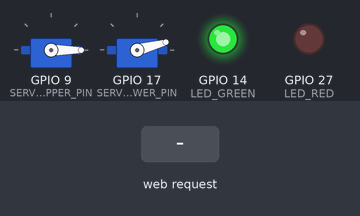
A sketch run on a simulated ESP32. On the bench: 2 × servo, output pins drawn as LEDs (lit = HIGH). Inputs (shaded band) come from the test bench. WiFi joins after 1.5 s; servers stay silent unless stated; what the sketch prints to the serial monitor is not drawn.

Above: at 2.7 s.
2.8 s: HTTP request GET /set?upper=120 received
At 3.9 s:
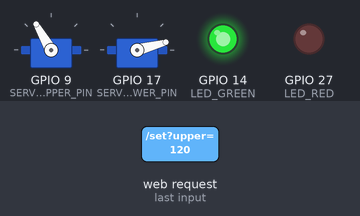
4.3 s: HTTP request GET /set?lower=120 received
At 5.1 s:
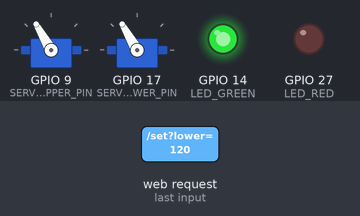
5.8 s: HTTP request GET /state?s=1 received
At 6.2 s:
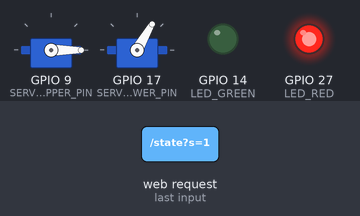
7.3 s: HTTP request GET /set?lower=1 received
At 8.5 s:
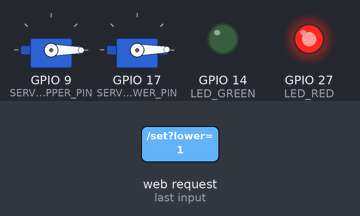
8.8 s: HTTP request GET /set?upper=120&lower=120&s=120 received
At 9.7 s:
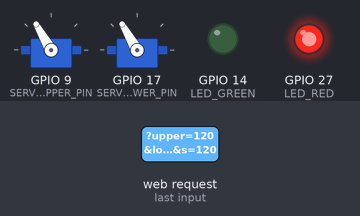
10.3 s: HTTP request GET /set?upper=1 received
At 10.9 s:
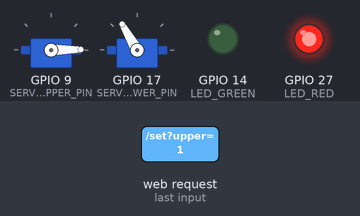
Timing chart, 0 to 12.8 s (numbered marks = the images above; inputs shaded):
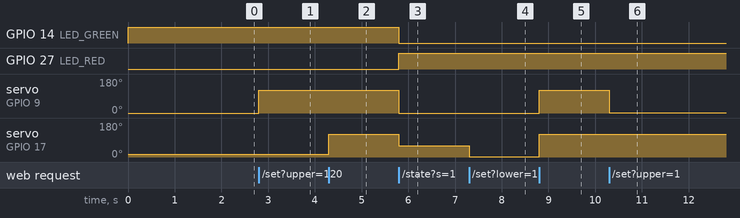

Measured:
- after the input at 2.8 s, servo on GPIO 9 (SERVO_UPPER_PIN): 0° → 120° at once
- after the input at 4.3 s, servo on GPIO 17 (SERVO_LOWER_PIN): 15° → 120° at once
- after the input at 5.8 s, GPIO 14 (LED_GREEN): HIGH → LOW at once; GPIO 27 (LED_RED): LOW → HIGH at once; servo on GPIO 9 (SERVO_UPPER_PIN): 120° → 0° at once; servo on GPIO 17 (SERVO_LOWER_PIN): 120° → 60° at once
- after the input at 7.3 s, servo on GPIO 17 (SERVO_LOWER_PIN): 60° → 1° at once
- after the input at 8.8 s, servo on GPIO 9 (SERVO_UPPER_PIN): 0° → 120° at once; servo on GPIO 17 (SERVO_LOWER_PIN): 1° → 120° at once
- after the input at 10.3 s, servo on GPIO 9 (SERVO_UPPER_PIN): 120° → 1° at once

The sketch:

DispenserControl.ino
```cpp
//Cameron Wade Medicine Dispenser setup
//20/03/25
#include <ESP32Servo.h>
#include <WiFi.h>
#include <WebServer.h>

// WiFi credentials
const char* ssid = "CameronArduino";
const char* password = "CCWCM34PD";

// Servo and LED Pins
#define SERVO_UPPER_PIN 9
#define SERVO_LOWER_PIN 17
#define LED_RED 27 // 34
#define LED_GREEN 14 // 35

// Servo objects
Servo servoUpper;
Servo servoLower;

// Define open and closed positions
const int SERVO_UPPER_OPEN = 0;
const int SERVO_UPPER_CLOSED = 45;
const int SERVO_LOWER_OPEN = 15;
const int SERVO_LOWER_CLOSED = 60;

// Web server on port 80 (IP 192.168.137.240)
WebServer server(80);

void setup() {
    Serial.begin(115200);

    // Attach servos
    servoUpper.attach(SERVO_UPPER_PIN);
    servoLower.attach(SERVO_LOWER_PIN);

    // Set LED pins as output
    pinMode(LED_RED, OUTPUT);
    pinMode(LED_GREEN, OUTPUT);

    //
    setState("OPEN", SERVO_UPPER_OPEN, SERVO_LOWER_OPEN, LOW, HIGH); // Default state OPEN

    // Connect to WiFi
    WiFi.begin(ssid, password);
    Serial.print("Connecting to WiFi");
    while (WiFi.status() != WL_CONNECTED) {
        delay(500);
        Serial.print(".");
    }
    Serial.println("Connected!");
    Serial.println(WiFi.localIP());

    // Define web routes
    server.on("/", HTTP_GET, handleRoot);
    server.on("/set", HTTP_GET, handleSet);
    server.on("/state", HTTP_GET, handleState);

    server.begin();
    Serial.println("Begin Web server");
}

void loop() {
    server.handleClient();
}

void handleRoot() {
    server.send(200, "text/html", R"rawliteral(
        <html>
        <head>
            <title>Servo Control</title>
        </head>
        <body>
            <h1>ESP32 Servo Control</h1>
            <p>Enter angle values:</p>
            <form action="/set">
                Upper Servo: <input type="number" name="upper" min="0" max="180"> <br>
                Lower Servo: <input type="number" name="lower" min="0" max="180"> <br>
                <input type="submit" value="Set Angles">
            </form>
            <h2>Preset States</h2>
            <a href="/state?s=0"><button>OPEN</button></a>
            <a href="/state?s=1"><button>ReadyLoad</button></a>
            <a href="/state?s=2"><button>CLOSED</button></a>
            <a href="/state?s=3"><button>ReadyUnload</button></a>
        </body>
        </html>
    )rawliteral");
}

void handleSet() {
    if (server.hasArg("upper")) {
        int upperAngle = server.arg("upper").toInt();
        upperAngle = constrain(upperAngle, 0, 180);
        servoUpper.write(upperAngle);
        Serial.print("Upper Servo Angle: "); Serial.println(upperAngle);
    }

    if (server.hasArg("lower")) {
        int lowerAngle = server.arg("lower").toInt();
        lowerAngle = constrain(lowerAngle, 0, 180);
        servoLower.write(lowerAngle);
        Serial.print("Lower Servo Angle: "); Serial.println(lowerAngle);
    }

    server.sendHeader("Location", "/");
    server.send(302, "text/plain", "Redirecting...");
}

void handleState() {
    if (server.hasArg("s")) {
        int state = server.arg("s").toInt();
        switch (state) {
            case 0: setState("OPEN", SERVO_UPPER_OPEN, SERVO_LOWER_OPEN, LOW, HIGH); break;
            case 1: setState("ReadyLoad", SERVO_UPPER_OPEN, SERVO_LOWER_CLOSED, HIGH, LOW); break;
            case 2: setState("CLOSED", SERVO_UPPER_CLOSED, SERVO_LOWER_CLOSED, LOW, HIGH); break;
            case 3: setState("ReadyUnload", SERVO_UPPER_CLOSED, SERVO_LOWER_CLOSED, HIGH, LOW); break;
        }
    }
    server.sendHeader("Location", "/");
    server.send(302, "text/plain", "Redirecting...");
}

void setState(const char* state, int posUpper, int posLower, int ledRed, int ledGreen) {
    Serial.print("State: "); Serial.println(state);
    servoUpper.write(posUpper);
    servoLower.write(posLower);
    digitalWrite(LED_RED, ledRed);
    digitalWrite(LED_GREEN, ledGreen);
}
```
